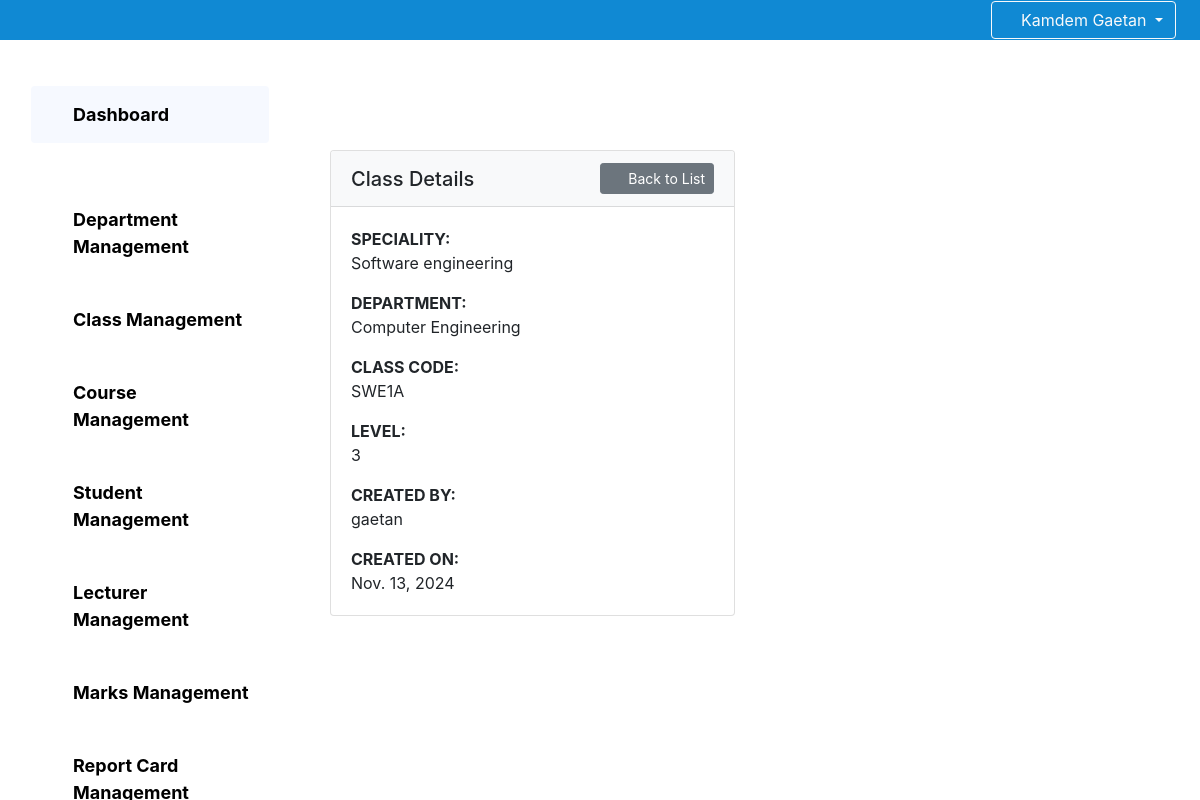
/administration/classes/3/ (signed in), run on the app's committed database.
### core/models.py (models this page shows, shortened)
class Classe(models.Model):
    creator=models.ForeignKey(Administrator,on_delete=models.DO_NOTHING)
    classcode=models.CharField(max_length=10)
    classname=models.CharField(max_length=255)
    level=models.CharField(max_length=255,null=True)
    speciality=models.CharField(max_length=255)
    department=models.ForeignKey(Department,on_delete=models.DO_NOTHING,null=True)
    creationdate=models.DateField(default=timezone.now)

class Department(models.Model):
    creator=models.ForeignKey(Administrator,on_delete=models.DO_NOTHING)
    departmentcode=models.CharField(max_length=20)
    departmentname=models.CharField(max_length=255)
    creationdate=models.DateField(default=timezone.now)
    def __str__(self):
        return self.departmentname

class Administrator(models.Model):
    user=models.OneToOneField(User,on_delete=models.CASCADE)
    firstname=models.CharField(max_length=255)
    lastname=models.CharField(max_length=255)
    email = models.EmailField(null=True)
    gender=models.CharField(max_length=1)
    creationdate=models.DateField(default=timezone.now)
    def __str__(self):
        return self.lastname

### core/Administration/views.py (the view)
# urls.py: path('classes/<id>/',views_administration.moreinfoclass, name='classeinfo'),
@login_required
def moreinfoclass(request,id):
    classe=Classe.objects.get(id=id)
    return render(request,'administration/viewclass.html',{"classe":classe})

### template/Administration/viewclass.html
{% extends "administration/base.html" %} {% block dash %}
<div class="container" style="margin-top: 80px;margin-bottom: 80px;">
  <div class="row">
    <div class="col-md-6">
      <div class="card">
        <div class="card-header bg-light d-flex justify-content-between align-items-center">
          <h5 class="mb-0">Class Details</h5>
          <a href="{% url 'administration:classes' %}" class="btn btn-secondary btn-sm">
            <i class="fa fa-arrow-left mr-1"></i> Back to List
        </a>
        </div>
        <div class="card-body">
         <strong>SPECIALITY:</strong> <p class="card-text">{{ classe.speciality}}</p>
         <strong>DEPARTMENT:</strong> <p class="card-text">{{ classe.department }}</p>
         <strong>CLASS CODE:</strong> <p class="card-text">{{ classe.classcode }}</p>
         <strong>LEVEL:</strong> <p class="card-text">{{ classe.level }}</p>
         <strong>CREATED BY:</strong> <p class="card-text">{{ classe.creator }}</p>
         <strong>CREATED ON:</strong> <p class="card-text">{{ classe.creationdate }}</p>
          </div>
        </div>
      </div>
    </div>
  </div>
</div>
{% endblock dash %}

### template/base.html (shortened to what this page needs)
{% load static %}
<!DOCTYPE html>
<html lang="en">
<head>
    <link rel="stylesheet" href='{% static "fontawesome/css/all.min.css" %}'>
    {% load bootstrap4 %}
    {% bootstrap_css %}
</head>
<body>
    <nav class="navbar navbar-expand-lg navbar-light bg-primary navbar-fixed">
        <form class="form-inline ml-auto">
            {% if request.user.is_authenticated %}
                <div class="dropdown">
                    <button class="btn btn-outline-light dropdown-toggle" type="button" id="userDropdown" data-toggle="dropdown" aria-haspopup="true" aria-expanded="false">
                        <i class="fas fa-user"></i> {{ request.user.get_full_name|title }}
                    </button>
                </div>
            {% endif %}
        </form>
    </nav>
    <div class="content-wrapper">
        {% block content %}{% endblock content %}
    <link rel="stylesheet" href="{%static 'javascripts/bootoast.min.css'%}">
</body>
</html>

### template/base.html (style rules this page uses)
.navbar-fixed { position: fixed; top: 0; width: 100%; z-index: 1000; background-color: rgb(16, 137, 211) !important; padding:0px 2vw 0vw 5vw!important;I }
.content-wrapper { padding-top: 70px; }

### data on the page
Classe: speciality "Software engineering", department "Computer Engineering", classcode "SWE1A", level "3", creator "gaetan", creationdate "Nov. 13, 2024"

### other printed values
{{ request.user.get_full_name|title }} "Kamdem Gaetan"
